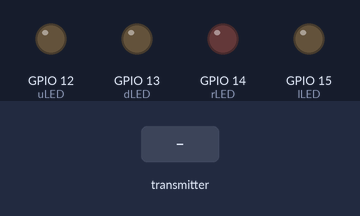
The sketch below on a simulated ESP32. On the bench: output pins drawn as LEDs (lit = HIGH). Inputs (shaded band) come from the test bench. What the sketch prints to the serial monitor is not drawn.

Above: at 1.2 s.
1.3 s: the transmitter starts sending y = 1024
At 2.1 s:
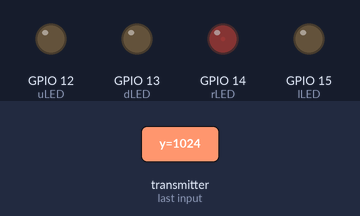
2.8 s: the transmitter starts sending btn = 1
At 4.0 s:
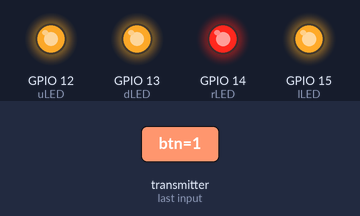
4.3 s: the transmitter starts sending y = 0
At 5.5 s:
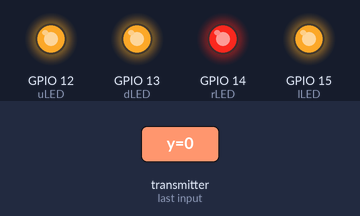
5.8 s: the transmitter starts sending btn = 0
At 6.2 s:
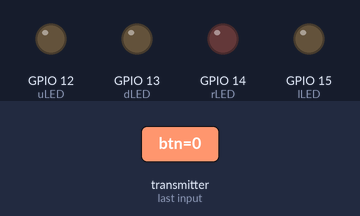
Timing chart, 0 to 8.3 s (numbered marks = the images above; inputs shaded):
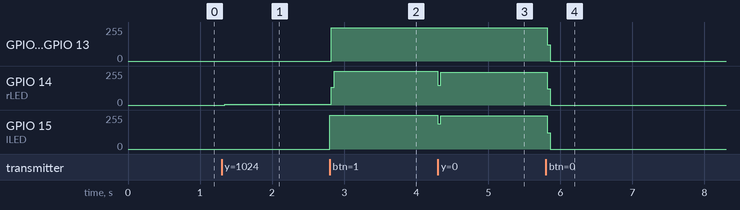

The sketch:

testReceiver.ino
```cpp
// testReceiver.ino

#include <WiFi.h>
#include <esp_now.h>

// define data packet
struct ControlPacket {
  int16_t x;
  int16_t y;
  uint8_t btn;
};
ControlPacket pkt;

// define LED pins
const int uLED = 12;
const int dLED = 13;
const int lLED = 15;
const int rLED = 14;

void onDataRecv(const esp_now_recv_info * info, const uint8_t * incomingData, int len)
{
  memcpy(&pkt, incomingData, sizeof(pkt));
  signalPacketData();
}

void signalPacketData()
{
  // x-axis
  if (pkt.x > 0) {
    digitalWrite(uLED, 1);
  }
  else if (pkt. x < 0) {
    digitalWrite(dLED, 1);
  }
  else{
    digitalWrite(uLED, 0);
    digitalWrite(dLED, 0);
  }

  // y-axis
  if (pkt.y > 0) {
    digitalWrite(rLED, 1);
  }
  else if (pkt. y < 0) {
    digitalWrite(lLED, 1);
  }
  else{
    digitalWrite(rLED, 0);
    digitalWrite(lLED, 0);
  }

  // button
  if (pkt.btn == 1) {
    digitalWrite(uLED, 1);
    digitalWrite(dLED, 1);
    digitalWrite(lLED, 1);
    digitalWrite(rLED, 1);
  }
  else {
    digitalWrite(uLED, 0);
    digitalWrite(dLED, 0);
    digitalWrite(lLED, 0);
    digitalWrite(rLED, 0);
  }
}

void setup() {
  Serial.begin(115200);
  WiFi.mode(WIFI_MODE_STA);

  // initialize esp-now protocol
  if (esp_now_init() != ESP_OK)
  {
    Serial.println("Error initializing ESP-NOW protocol");
    return;
  }
  else
  {
    Serial.println("Successfully initialized ESP-NOW protocol");
  }

  // set callback function when receiving data
  esp_now_register_recv_cb(onDataRecv);

  pinMode(uLED, OUTPUT);
  pinMode(dLED, OUTPUT);
  pinMode(rLED, OUTPUT);
  pinMode(lLED, OUTPUT);
}

void loop() {
  signalPacketData();
}


// green esp has madr 80:7D:3A:8E:F0:44
//  blue esp has madr 4C:11:AE:7E:DC:84
```

Measured:
- after the input at 1.3 s, GPIO 14 (rLED): 0/255 → 7/255 at once
- after the input at 2.8 s, GPIO 12 (uLED), GPIO 13 (dLED): 0/255 → 248/255 at once; GPIO 14 (rLED): 7/255 → 255/255 at once; GPIO 15 (lLED): 0/255 → 255/255 at once
- after the input at 4.3 s, GPIO 14 (rLED): 255/255 → 247/255 at once; GPIO 15 (lLED): 255/255 → 250/255 at once
- after the input at 5.8 s, GPIO 12 (uLED), GPIO 13 (dLED): 248/255 → 0/255 at once; GPIO 14 (rLED): 247/255 → 0/255 at once; GPIO 15 (lLED): 250/255 → 0/255 at once
